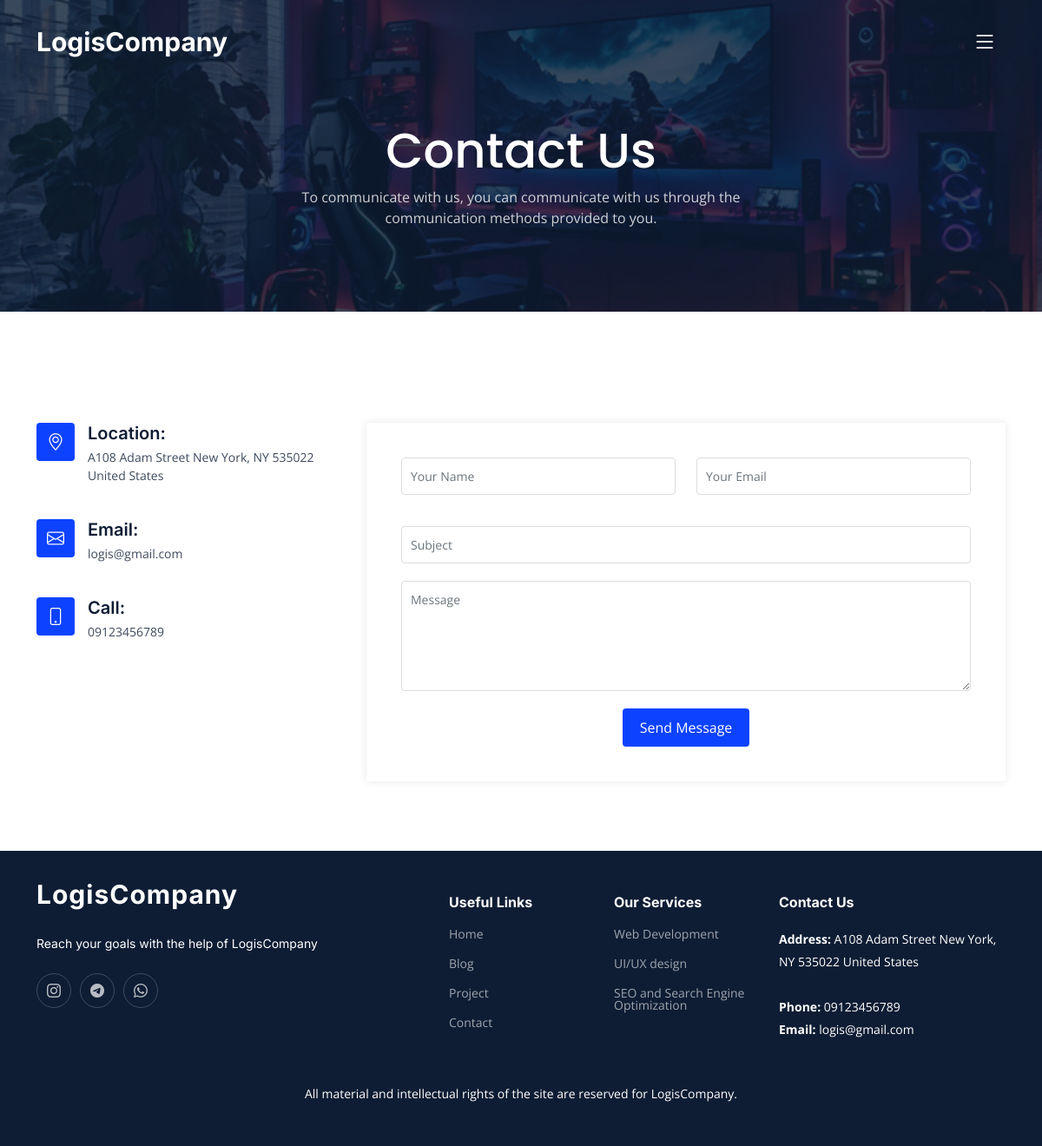
Page /contact/ on the committed database.
### core/models.py (models this page shows, shortened)
class SiteSettings(models.Model):
    about_us_text = models.TextField(null=True, blank=True)
    contact_us_text = models.TextField(null=True, blank=True)
    address = models.CharField(max_length=250, null=True, blank=True)
    phone = models.CharField(max_length=250, null=True, blank=True)
    email = models.CharField(max_length=250, null=True, blank=True)
    copy_right = models.CharField(max_length=255)
    instagram_link = models.CharField(max_length=250, null=True, blank=True, default='https://instagram.com/username')
    telegram_link = models.CharField(max_length=250, null=True, blank=True, default='https://t.me/username')
    whatsapp_link = models.CharField(max_length=250, null=True, blank=True, default='https://wa.me/0123456789')

class Service(models.Model):
    title = models.CharField(max_length=50, unique=True)
    slug = models.SlugField(max_length=50, unique=True)
    description = models.TextField()
    image = models.ImageField(upload_to='images/service')

### core/views.py (the view)
# urls.py: path('contact/', views.contact, name='contact'),
def contact(request):
    site_settings = SiteSettings.objects.first()
    services = Service.objects.all()
    if request.method == 'POST':
        form = ContactUsForm(request.POST)
        if form.is_valid():
            form.save()
            return redirect('core:home')
    else:
        form = ContactUsForm()
    context = {
        'site_settings': site_settings,
        'services': services,
        'form': form
    }
    return render(request, 'core/contact.html', context)

### core/forms.py
class ContactUsForm(forms.ModelForm):
    class Meta:
        model = ContactUs
        fields = '__all__'

### core/templates/core/contact.html (shortened to what this page needs)
{% extends 'base.html' %}
{% load static %}
{% block content %}
    <main id="main">
        <div class="breadcrumbs">
            <div class="page-header d-flex align-items-center"
                 style="background-image: url('{% static 'img/page-header.jpg' %}');">
                <div class="container position-relative">
                    <div class="row d-flex justify-content-center">
                        <div class="col-lg-6 text-center">
                            <h2>Contact Us</h2>
                            <p>{{ site_settings.contact_us_text }}</p>
                        </div>
                    </div>
                </div>
            </div>
        </div>
        <section id="contact" class="contact">
            <div class="container" data-aos="fade-up">
                <div class="row gy-4 mt-4">
                    <div class="col-lg-4">
                        <div class="info-item d-flex">
                            <i class="bi bi-geo-alt flex-shrink-0"></i>
                            <div>
                                <h4>Location:</h4>
                                <p>{{ site_settings.address }}</p>
                            </div>
                        </div>
                        <div class="info-item d-flex">
                            <i class="bi bi-envelope flex-shrink-0"></i>
                            <div>
                                <h4>Email:</h4>
                                <p>{{ site_settings.email }}</p>
                            </div>
                        </div>
                        <div class="info-item d-flex">
                            <i class="bi bi-phone flex-shrink-0"></i>
                            <div>
                                <h4>Call:</h4>
                                <p>{{ site_settings.phone }}</p>
                            </div>
                        </div>
                    </div>
                    <div class="col-lg-8">
                        <form method="post" role="form" class="custom-form">
                            <div class="row">
                                <div class="col-md-6 form-group">
                                    <input type="text" name="name" class="form-control" id="name" placeholder="Your Name" required>
                                </div>
                                <div class="col-md-6 form-group mt-3 mt-md-0">
                                    <input type="email" class="form-control" name="email" id="email" placeholder="Your Email" required>
                                </div>
                            </div>
                            <div class="form-group mt-3">
                                <input type="text" class="form-control" name="subject" id="subject" placeholder="Subject" required>
                            </div>
                            <div class="form-group mt-3">
                                <textarea class="form-control" name="message" rows="5" placeholder="Message" required></textarea>
                            </div>
                            <div class="text-center">
                                <button type="submit">Send Message</button>
                            </div>
                        </form>
                    </div>
                </div>
            </div>
        </section>
    </main>
{% endblock %}

### templates/base.html (shortened to what this page needs)
{% load static %}
<!DOCTYPE html>
<html lang="en">
<head>
    <link href="{% static 'vendor/bootstrap/css/bootstrap.min.css' %}" rel="stylesheet">
    <link href="{% static 'vendor/bootstrap-icons/bootstrap-icons.css' %}" rel="stylesheet">
    <link href="{% static 'vendor/fontawesome-free/css/all.min.css' %}" rel="stylesheet">
    <link href="{% static 'vendor/glightbox/css/glightbox.min.css' %}" rel="stylesheet">
    <link href="{% static 'vendor/swiper/swiper-bundle.min.css' %}" rel="stylesheet">
    <link href="{% static 'vendor/aos/aos.css' %}" rel="stylesheet">
    <link href="{% static 'css/main.css' %}" rel="stylesheet">
</head>
<body>
    <header id="header" class="header d-flex align-items-center fixed-top">
        <div class="container-fluid container-xl d-flex align-items-center justify-content-between">
            <a href="{% url 'core:home' %}" class="logo d-flex align-items-center">
                <h1>LogisCompany</h1>
            </a>
            <i class="mobile-nav-toggle mobile-nav-show bi bi-list"></i>
        </div>
    </header>
    {% block content %}{% endblock %}
    <footer id="footer" class="footer">
        <div class="container">
            <div class="row gy-4">
                <div class="col-lg-5 col-md-12 footer-info">
                    <a href="{% url 'core:home' %}" class="logo d-flex align-items-center">
                        <span>LogisCompany</span>
                    </a>
                    <br>
                    <p>Reach your goals with the help of LogisCompany</p>
                    <div class="social-links d-flex mt-4">
                        {% if site_settings.instagram_link %}
                            <a href="{{ site_settings.instagram_link }}" class="twitter"><i class="bi bi-instagram"></i></a>
                        {% endif %}
                        {% if site_settings.telegram_link %}
                            <a href="{{ site_settings.telegram_link }}" class="facebook"><i class="bi bi-telegram"></i></a>
                        {% endif %}
                        {% if site_settings.whatsapp_link %}
                            <a href="{{ site_settings.whatsapp_link }}" class="instagram"><i class="bi bi-whatsapp"></i></a>
                        {% endif %}
                    </div>
                </div>
                <div class="col-lg-2 col-6 footer-links">
                    <h4>Useful Links</h4>
                    <ul>
                        <li><a href="{% url 'core:home' %}">Home</a></li>
                        <li><a href="{% url 'blog:article_list' %}">Blog</a></li>
                        <li><a href="{% url 'project:project_list' %}">Project</a></li>
                        <li><a href="{% url 'core:contact' %}">Contact</a></li>
                    </ul>
                </div>
                <div class="col-lg-2 col-6 footer-links">
                    <h4>Our Services</h4>
                    <ul>
                        {% for service in services %}
                            <li><a href="{% url 'core:service_detail' service.slug %}">{{ service.title }}</a></li>
                        {% endfor %}
                    </ul>
                </div>
                <div class="col-lg-3 col-md-12 footer-contact text-center text-md-start">
                    <h4>Contact Us</h4>
                    <p>
                        <strong>Address:</strong> {{ site_settings.address }}
                        <br><br>
                        <strong>Phone:</strong> {{ site_settings.phone }}<br>
                        <strong>Email:</strong> {{ site_settings.email }}<br>
                    </p>
                </div>
            </div>
        </div>
        <div class="container mt-4">
            <div class="copyright">
                {{ site_settings.copy_right }}
            </div>
        </div>
    </footer>
</body>
</html>

### static/css/main.css (style rules this page uses)
:root { --font-default: "Open Sans", system-ui, -apple-system, "Segoe UI", Roboto, "Helvetica Neue", Arial, "Noto Sans", "Liberation Sans", sans-serif, "Apple Color Emoji", "Segoe UI Emoji", "Segoe UI Symbol", "Noto Color Emoji"; --font-primary: "Inter", sans-serif; --font-secondary: "Poppins", sans-serif; }
:root { --color-default: #0a0d13; --color-primary: #0d42ff; --color-secondary: #0e1d34; }
:root { scroll-behavior: smooth; }
body { font-family: var(--font-default); color: var(--color-default); }
a { color: var(--color-primary); text-decoration: none; }
h1, h2, h3, h4, h5, h6 { font-family: var(--font-primary); }
section { padding: 80px 0; overflow: hidden; }
.breadcrumbs .page-header { padding: 140px 0 80px 0; position: relative; background-size: cover; background-position: center; background-repeat: no-repeat; }
.breadcrumbs .page-header:before { content: ""; background-color: rgba(14, 29, 52, 0.8); position: absolute; inset: 0; }
.breadcrumbs .page-header h2 { font-size: 56px; font-weight: 500; color: #fff; font-family: var(--font-secondary); }
.breadcrumbs .page-header p { color: rgba(255, 255, 255, 0.8); }
.header { transition: all 0.5s; z-index: 997; padding: 30px 0; }
.header .logo h1 { font-size: 30px; margin: 0; font-weight: 700; color: #fff; font-family: var(--font-primary); }
@media (max-width: 1279px) { .mobile-nav-show { color: #fff; font-size: 28px; cursor: pointer; line-height: 0; transition: 0.5s; z-index: 9999; margin-right: 10px; } }
.contact .info-item+.info-item { margin-top: 40px; }
.contact .info-item i { font-size: 20px; background: var(--color-primary); color: #fff; width: 44px; height: 44px; display: flex; justify-content: center; align-items: center; border-radius: 4px; transition: all 0.3s ease-in-out; margin-right: 15px; }
.contact .info-item h4 { padding: 0; font-size: 20px; font-weight: 600; margin-bottom: 5px; color: var(--color-secondary); }
.contact .info-item p { padding: 0; margin-bottom: 0; font-size: 14px; color: rgba(14, 29, 52, 0.8); }
.footer { font-size: 14px; background-color: var(--color-secondary); padding: 50px 0; color: white; }
.footer .footer-info .logo { line-height: 0; margin-bottom: 25px; }
.footer .footer-info .logo span { font-size: 30px; font-weight: 700; letter-spacing: 1px; color: #fff; font-family: var(--font-primary); }
.footer .footer-info p { font-size: 14px; font-family: var(--font-primary); }
.footer .social-links a { display: flex; align-items: center; justify-content: center; width: 40px; height: 40px; border-radius: 50%; border: 1px solid rgba(255, 255, 255, 0.2); font-size: 16px; color: rgba(255, 255, 255, 0.7); margin-right: 10px; transition: 0.3s; }
.footer h4 { font-size: 16px; font-weight: bold; position: relative; padding-bottom: 12px; }
.footer .footer-links { margin-bottom: 30px; }
.footer .footer-links ul { list-style: none; padding: 0; margin: 0; }
.footer .footer-links ul li { padding: 10px 0; display: flex; align-items: center; }
.footer .footer-links ul li:first-child { padding-top: 0; }
.footer .footer-links ul a { color: rgba(255, 255, 255, 0.6); transition: 0.3s; display: inline-block; line-height: 1; }
.footer .footer-contact p { line-height: 26px; }
.footer .copyright { text-align: center; }
.custom-form { width: 100%; background: #fff; padding: 40px; border-radius: 4px; box-shadow: 0 0 10px rgba(0, 0, 0, 0.1); }
.custom-form .form-group { margin-bottom: 20px; }
.custom-form input, .custom-form textarea { width: 100%; padding: 10px; border: 1px solid #ddd; border-radius: 4px; font-size: 14px; }
.custom-form button[type="submit"] { background: var(--color-primary); color: #fff; border: none; padding: 10px 20px; border-radius: 4px; cursor: pointer; transition: background 0.3s ease; }

### rows in the picture
SiteSettings: contact_us_text "To communicate with us, you can communicate with us through the communication methods provided to you.", address "A108 Adam Street New York, NY 535022 United States", email "logis@gmail.com", phone "09123456789", copy_right "All material and intellectual rights of the site are reserved for LogisCompany."
Service: title "Web Development"
Service: title "UI/UX design"
Service: title "SEO and Search Engine Optimization"
